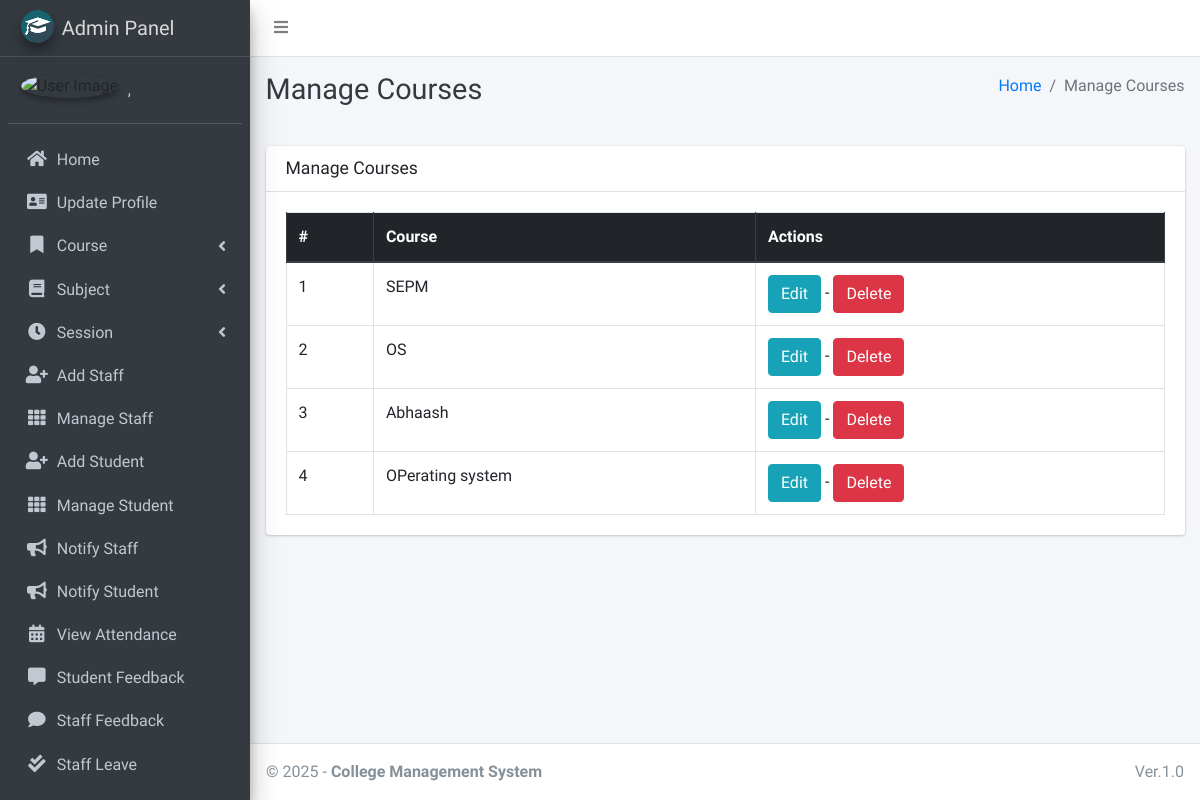
/course/manage/ (signed in), run on an earlier commit of the app's database.
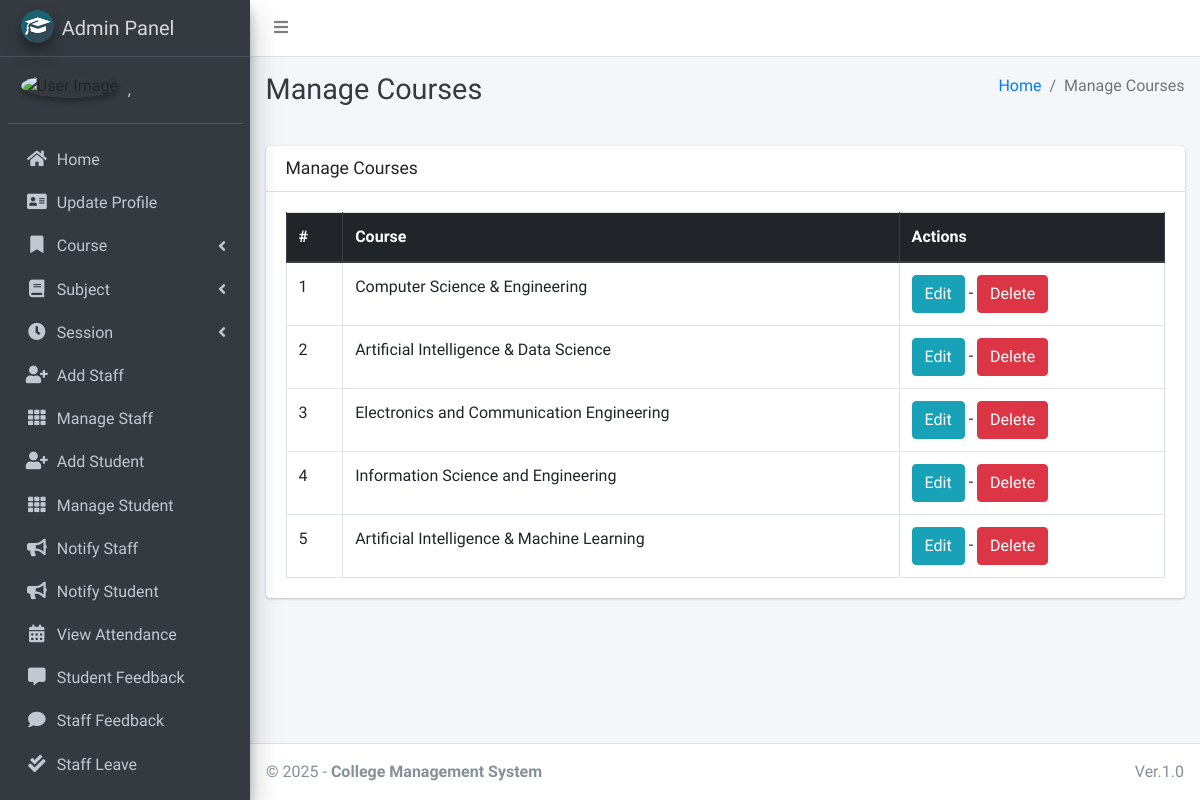
And on a later commit of the database.
### main_app/models.py (models this page shows, shortened)
class Course(models.Model):
    name = models.CharField(max_length=120)
    created_at = models.DateTimeField(auto_now_add=True)
    updated_at = models.DateTimeField(auto_now=True)

### main_app/hod_views.py (the view)
# urls.py: path("course/manage/", hod_views.manage_course, name='manage_course'),
def manage_course(request):
    courses = Course.objects.all()
    context = {
        'courses': courses,
        'page_title': 'Manage Courses'
    }
    return render(request, "hod_template/manage_course.html", context)

### main_app/models.py (called while the page is built)
    def __str__(self):
        return self.last_name + ", " + self.first_name

### main_app/templates/hod_template/manage_course.html
{% extends 'main_app/base.html' %}
{% load static %}
{% block page_title %}{{page_title}}{% endblock page_title %}
{% block content %}
<section class="content">
    <div class="container-fluid">
        <div class="row">
            <div class="col-md-12">
                <div class="card">
                    <div class="card-header">
                        <h3 class="card-title">{{page_title}}</h3>
                    </div>
                    <div class="card-body">
                        <table id="example2" class="table table-bordered table-hover">
                            <thead class="thead-dark">
                                <tr>
                                    <th>#</th>
                                    <th>Course</th>
                                    <th>Actions</th>
                                </tr>
                            </thead>
                            <tbody>
                                {% for course in courses %}
                                <tr>
                                    <td>{{ forloop.counter }}</td>
                                    <td>{{course.name}}</td>
                                    <td>
                                        <a href="{% url 'edit_course' course.id %}" class="btn btn-info">Edit</a> -
                                        <a href="{% url 'delete_course' course.id %}" onclick="return confirm('Are you sure you want to delete this course ?')" class="btn btn-danger">Delete</a>
                                    </td>
                                </tr>
                                {% endfor %}
                            </tbody>
                        </table>
                    </div>
                </div>
            </div>
        </div>
    </div>
</section>
{% endblock content %}

What changed in the data, as far as the page shows it:
removed Course: name "SEPM"
removed Course: name "OPerating system"
changed Course: name "OS" → "Computer Science & Engineering"
changed Course: name "Abhaash" → "Artificial Intelligence & Data Science"
added Course: name "Electronics and Communication Engineering"
added Course: name "Information Science and Engineering"
added Course: name "Artificial Intelligence & Machine Learning"
